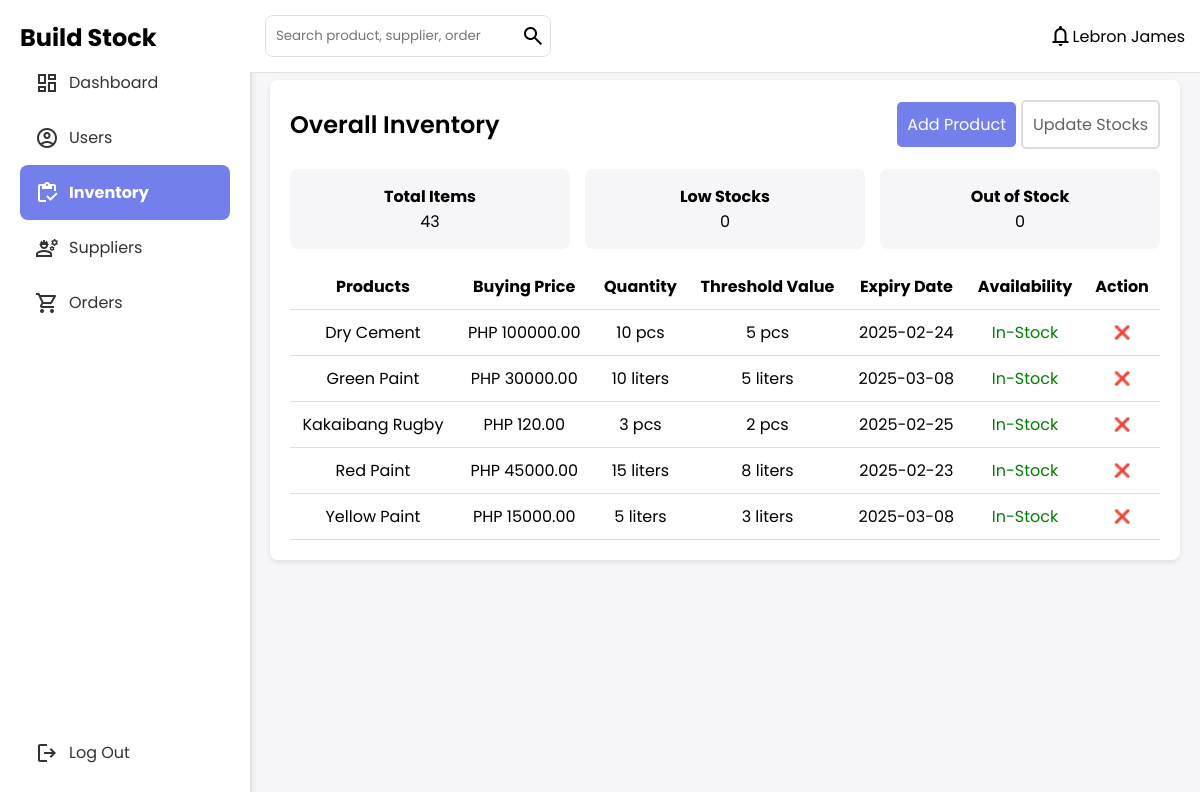
The app's page /inventory.php (signed in) with its own data.
### tables this page shows
CREATE TABLE `materials` (
  `material_id` int(11) NOT NULL,
  `material_name` varchar(50) NOT NULL,
  `buying_price` decimal(10,2) NOT NULL,
  `unit` enum('kg','pcs','liters') NOT NULL,
  `stock_quantity` int(11) DEFAULT 0,
  `reorder_level` int(11) DEFAULT 10,
  `expiry_date` date NOT NULL,
  `supplier_id` int(11) DEFAULT NULL,
  `availability` enum('In-Stock','Low Stock','Out of Stock') DEFAULT 'In-Stock'
);

### inventory.php (the view, shortened to what this page needs)
<?php
    require_once "./handlers/database_handler.php";
    try {
        $stmt = $pdo->prepare("SELECT SUM(stock_quantity) AS total_items FROM materials");
        $stmt->execute();
        $totalItems = $stmt->fetch(PDO::FETCH_ASSOC)["total_items"] ?? 0;
    } catch (PDOException $e) {
        error_log("Database error: " . $e->getMessage());
        die("Error fetching supplier data. Please try again later.");
    }
    try {
        $stmt = $pdo->prepare("
        SELECT
            SUM(stock_quantity) AS total_items,
            SUM(CASE WHEN stock_quantity = 0 THEN 1 ELSE 0 END) AS out_of_stock,
            SUM(CASE WHEN stock_quantity > 0 AND stock_quantity <= reorder_level THEN 1 ELSE 0 END) AS low_stock
        FROM materials
        ");
        $stmt->execute();
        $row = $stmt->fetch(PDO::FETCH_ASSOC);
        $totalItems = $row["total_items"] ?? 0;
        $outOfStock = $row["out_of_stock"] ?? 0;
        $lowStock = $row["low_stock"] ?? 0;
    } catch (PDOException $e) {
        error_log("Database error: " . $e->getMessage());
        die("Error fetching supplier data. Please try again later.");
    }
    try {
        $stmt = $pdo->prepare("SELECT * FROM materials ORDER BY material_name;");
        $stmt->execute();
        $materialList = $stmt->fetchAll(PDO::FETCH_ASSOC);
    } catch (PDOException $e) {
        error_log("Database error: " . $e->getMessage());
        $materialList = [];
        die("Error fetching material data. Please try again later.");
    }
?>
<!DOCTYPE html>
<html lang="en">
<head>
    <link rel="stylesheet" href="./styles/style.css">
</head>
<body>
    <div class="container">
        <?php include "sidebar.php";?>
        <main>
            <header><?php include "header.php";?></header>
            <section class="inventory">
            <div class="inventory-header">
                <h1>Overall Inventory</h1>
                <?php if ($_SESSION["role"] !== "procurement") { ?>
                    <button class="btn" id="openModalBtn">Add Product</button>
                    <button class="btn btn-outline" id="updateModalBtn">Update Stocks</button>
                <?php } ?>
            </div>
                <div class="inventory-stats">
                    <div><strong>Total Items</strong> <br><?php echo htmlspecialchars($totalItems); ?></div>
                    <div><strong>Low Stocks</strong> <br><?php echo htmlspecialchars($lowStock); ?></div>
                    <div><strong>Out of Stock</strong> <br><?php echo htmlspecialchars($outOfStock); ?></div>
                </div>
                <table>
                    <thead>
                        <tr>
                            <th>Products</th>
                            <th>Buying Price</th>
                            <th>Quantity</th>
                            <th>Threshold Value</th>
                            <th>Expiry Date</th>
                            <th>Availability</th>
                            <?php if ($_SESSION["role"] !== "procurement") { ?>
                                <th>Action</th>
                            <?php } ?>
                        </tr>
                    </thead>
                    <tbody id="tableBody">
                        <?php foreach ($materialList as $material) { ?>
                            <tr>
                                <td><?= htmlspecialchars($material["material_name"]); ?></td>
                                <td>PHP <?= htmlspecialchars($material["buying_price"]); ?></td>
                                <td><?= htmlspecialchars($material["stock_quantity"]) . " " . htmlspecialchars($material["unit"]); ?></td>
                                <td><?= htmlspecialchars($material["reorder_level"]) . " " . htmlspecialchars($material["unit"]); ?></td>
                                <td><?= htmlspecialchars($material["expiry_date"]); ?></td>
                                <td class="<?= $material['availability'] === 'In-Stock' ? 'success' : ($material['availability'] === 'Low Stock' ? 'warning' : 'danger') ?>">
                                    <?= htmlspecialchars($material['availability']) ?>
                                </td>
                                <?php if ($_SESSION["role"] !== "procurement") { ?>
                                    <td>
                                        <form method="POST" action="./handlers/remove_material.php" class="delete-form" onsubmit="return confirm('Are you sure you want to delete this material?');">
                                            <button type="submit">❌</button>
                                        </form>
                                    </td>
                                <?php } ?>
                        </tr>
                        <?php } ?>
                    </tbody>
                </table>
            </section>
        </main>
</body>
</html>

### sidebar.php (shortened to what this page needs)
<aside>
    <div class="logo">
        <h2>Build Stock</h2>
    </div>
    <nav class="sidebar">
        <a href="dashboard.php" id="dashboard-link"><span class="material-symbols-outlined">dashboard</span>Dashboard</a>
        <a href="personnel.php" id="inventory-link"><span class="material-symbols-outlined">account_circle</span>Users</a>
        <a href="inventory.php" id="inventory-link"><span class="material-symbols-outlined">inventory</span>Inventory</a>
        <a href="suppliers.php"><span class="material-symbols-outlined">engineering</span>Suppliers</a>
        <a href="orders.php"><span class="material-symbols-outlined">shopping_cart</span>Orders</a>
        <a href="./handlers/logout_handler.php" class="logout"><span class="material-symbols-outlined">logout</span>Log Out</a>
    </nav>
</aside>

### header.php (shortened to what this page needs)
<header>
    <div class="search-container">
        <input type="text" placeholder="Search product, supplier, order">
        <span class="material-symbols-outlined">search</span>
    </div>
    <div class="profile">
        <span class="material-symbols-outlined">notifications</span>
        <div class="profile-photo">
            <p id="userName"><?php echo htmlspecialchars($_SESSION["first_name"]) . " " . htmlspecialchars($_SESSION["last_name"]); ?> </p>
        </div>
    </div>
</header>

### styles/style.css (style rules this page uses)
:root { --primary: #7380ec; --danger: red; --success: green; --warning: orange; --background: #f6f6f9; --sidebar-bg: #fff; --table-border: #e0e0e0; }
* { margin: 0; padding: 0; box-sizing: border-box; font-family: Poppins, sans-serif; }
body { display: flex; justify-content: center; align-items: center; height: 100vh; background: var(--background); overflow-x: hidden; margin: 0; }
h1 { margin-bottom: 20px; font-weight: 600; color: var(--text); }
.btn { background: var(--primary); color: white; padding: 10px; width: 30%; border: none; border-radius: 5px; cursor: pointer; font-size: 16px; transition: 0.3s; width: auto; }
.container { display: flex; width: 100%; }
aside { background: var(--sidebar-bg); padding: 20px; display: flex; flex-direction: column; justify-content: space-between; height: 100vh; width: 250px; position: fixed; left: 0; top: 0; bottom: 0; box-shadow: 2px 0 5px rgba(0, 0, 0, 0.1); }
.sidebar { display: flex; flex-direction: column; flex-grow: 1; }
.sidebar a { display: flex; align-items: center; gap: 10px; padding: 15px; color: #333; text-decoration: none; border-radius: 8px; transition: background 0.3s ease-in-out; }
.sidebar a.active { background: var(--primary); color: white; font-weight: bold; }
.sidebar .logout { margin-top: auto; }
header { background: white; padding: 15px; border-bottom: 1px solid var(--table-border); display: flex; justify-content: space-between; align-items: center; width: calc(100% - 250px); position: fixed; top: 0; left: 250px; z-index: 1000; }
.search-container { display: flex; align-items: center; border: 1px solid var(--table-border); border-radius: 8px; padding: 5px; background: white; }
.search-container input { border: none; padding: 5px; width: 250px; outline: none; background: transparent; }
.profile { display: flex; align-items: center; }
form { display: flex; flex-direction: column; gap: 15px; }
input, select { padding: 10px; border: 1px solid #ccc; border-radius: 4px; width: 100%; }
main { align-items: center; width: calc(100% - 250px); position: fixed; top: 0; left: 250px; z-index: 1000; flex-grow: 1; padding: 80px 20px 20px; overflow-y: auto; }
.inventory { background: white; padding: 20px; border-radius: 8px; box-shadow: 0 2px 5px rgba(0, 0, 0, 0.1); }
.inventory-stats { display: flex; gap: 15px; flex-wrap: wrap; }
.inventory-stats div { background: var(--background); padding: 15px; border-radius: 8px; text-align: center; flex: 1; min-width: 120px; }
.inventory-header { display: flex; align-items: center; justify-content: space-between; width: 100%; margin-bottom: 20px; }
.inventory-header h1 { font-size: 24px; font-weight: 600; margin: 0; flex-grow: 1; }
.btn-outline { background: white; color: #5F6368; border: 2px solid #DADCE0; box-shadow: none; width: auto; margin-left: 5px; }
table { width: 100%; border-collapse: collapse; margin-top: 15px; background: white; }
.delete-form button { background-color: white; border: none; cursor: pointer; transition: ease-in-out 0.3s; }
table th, table td { padding: 10px; border-bottom: 1px solid var(--table-border); text-align: center; }
.success { color: var(--success); }

### records on screen
materials: material_name "Dry Cement", buying_price "100000.00", stock_quantity "10", unit "pcs", reorder_level "5", expiry_date "2025-02-24", availability "In-Stock"
materials: material_name "Green Paint", buying_price "30000.00", stock_quantity "10", unit "liters", reorder_level "5", expiry_date "2025-03-08", availability "In-Stock"
materials: material_name "Kakaibang Rugby", buying_price "120.00", stock_quantity "3", unit "pcs", reorder_level "2", expiry_date "2025-02-25", availability "In-Stock"
materials: material_name "Red Paint", buying_price "45000.00", stock_quantity "15", unit "liters", reorder_level "8", expiry_date "2025-02-23", availability "In-Stock"
materials: material_name "Yellow Paint", buying_price "15000.00", stock_quantity "5", unit "liters", reorder_level "3", expiry_date "2025-03-08", availability "In-Stock"

### other values on screen
$_SESSION["first_name"] "Lebron"
$_SESSION["last_name"] "James"
$totalItems "43"
$lowStock "0"
$outOfStock "0"
